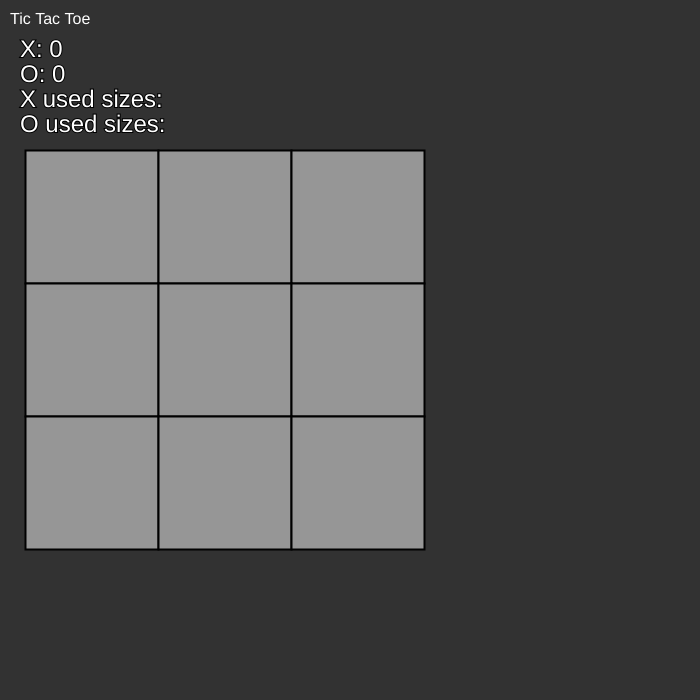
Frame 1 (no input)
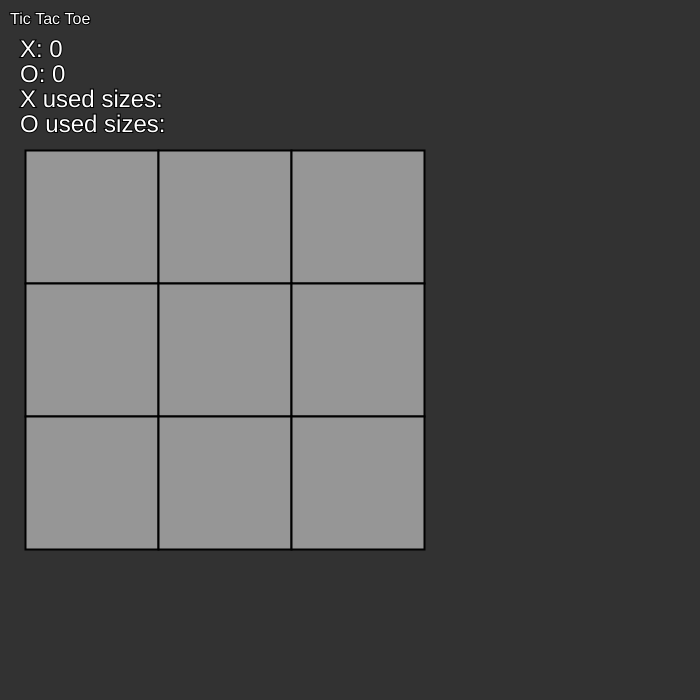
Frame 60 (no input)
Frame 120 (the mouse pressed at the canvas centre since frame 60): identical to frame 60, image omitted

The p5.js sketch that drew these frames (run headless with seeded random() and noise() and a simulated clock; from frame 60 on, the mouse is pressed at the canvas centre):

// p5.js sketch
// ── sketch.js
let gameState = {
  turn: 'X',
  board: [
    ['', '', ''],
    ['', '', ''],
    ['', '', '']
  ],
  sizes: [1, 2, 3, 4, 5, 6, 7],
  usedSizesX: [],
  usedSizesO: [],
  scores: { X: 0, O: 0 }
};

let gameOver = false;
let xUsedSizes = [];
let oUsedSizes = [];

window.setup = function setup() {
  createCanvas(700, 700);
}

window.draw = function draw() {
  background(50);
  fill(255);
  textSize(16);
  textAlign(LEFT, CENTER);
  text('Tic Tac Toe', 10, 20);

  // grid
  stroke(0);
  strokeWeight(2);
  let gridSize = 133;
  let gridOffsetX = (450 - gridSize * 3) / 2;
  let gridOffsetY = (700 - gridSize * 3) / 2;
  for (let i = 0; i < 3; i++) {
    for (let j = 0; j < 3; j++) {
      let x = gridOffsetX + j * gridSize;
      let y = gridOffsetY + i * gridSize;
      fill(150);
      rect(x, y, gridSize, gridSize);

      // X & O gamestate
      textSize(100)
      textAlign(CENTER, CENTER)
      if (gameState.board[i][j] !== '') {
        let size = gameState.board[i][j].size;
        let symbol = gameState.board[i][j].symbol;
        fill(symbol === 'X' ? 255 : 0, symbol === 'X' ? 0 : 255, 0);
        textSize(size * 20);
        textAlign(CENTER, CENTER);
        text(symbol, x + gridSize / 2, y + gridSize / 2);
      }
    }
  }

  // UI
  textSize(24);
  textAlign(LEFT, CENTER);
  fill(255);
  text(`X: ${gameState.scores.X}`, 20, 50);
  text(`O: ${gameState.scores.O}`, 20, 75);
  let usedSizesX = gameState.board.flat().filter(cell => cell !== '' && cell.symbol === 'X').map(cell => cell.size);
  let usedSizesO = gameState.board.flat().filter(cell => cell !== '' && cell.symbol === 'O').map(cell => cell.size);
  usedSizesX.forEach(size => {
    if (!xUsedSizes.includes(size)) {
      xUsedSizes.push(size);
    }
  });
  usedSizesO.forEach(size => {
    if (!oUsedSizes.includes(size)) {
      oUsedSizes.push(size);
    }
  });

  text(`X used sizes: ${xUsedSizes.join(', ')}`, 20, 100);
  text(`O used sizes: ${oUsedSizes.join(', ')}`, 20, 125);

  if (gameOver) {
    textSize(32);
    textAlign(CENTER, CENTER);
    fill(255);
    text('Press space to play again', width / 2, height / 2);
  }
}

window.mouseClicked = function mouseClicked() {
  let gridSize = 133;
  let gridOffsetX = (450 - gridSize * 3) / 2;
  let gridOffsetY = (700 - gridSize * 3) / 2;
  let x = mouseX - gridOffsetX;
  let y = mouseY - gridOffsetY;
  let cellX = Math.floor(x / gridSize);
  let cellY = Math.floor(y / gridSize);

  // occupation check
  if (gameState.board[cellY][cellX] !== '') {
    if (gameState.board[cellY][cellX] !== '') {
      // size check
      let existingSize = gameState.board[cellY][cellX].size;
      let availableSizes = gameState.sizes.filter(size => size > existingSize && !(gameState.turn === 'X' ? gameState.usedSizesO : gameState.usedSizesX).includes(size) && !(gameState.turn === 'X' ? gameState.usedSizesX : gameState.usedSizesO).includes(size));
      // size choosing
      if (availableSizes.length > 0) {
        let newSize = prompt(`Choose a size greater than ${existingSize} (available: ${availableSizes.join(', ')}):`);
        //  size validation & gamestate update
        if (availableSizes.includes(parseInt(newSize)) && !(gameState.turn === 'X' ? gameState.usedSizesX : gameState.usedSizesO).includes(newSize)) {
          if (gameState.turn === 'X') {
            gameState.usedSizesX.push(newSize);
          } else {
            gameState.usedSizesO.push(newSize);
          }
          gameState.board[cellY][cellX] = { symbol: gameState.turn, size: newSize };
          gameState.turn = gameState.turn === 'X' ? 'O' : 'X'

          // win/lose/draw messages & alerts
          if (checkForWin()) {
            alert(`Player ${gameState.turn === 'X' ? 'O' : 'X'} wins!`);
            resetGame();
          }

          if (checkForDraw()) {
            alert('It\'s a draw!');
            resetGame();
          }
        } else {
          alert("Invalid size or size already used!");
        }
      } else {
        alert("No available sizes to override!");
      }
    } else {
      alert("No available sizes to override!");
    }
  } else {
    // size
    let size = prompt("Choose a size (1-7):");
    if (size > 0 && size <= 7) {
      if (gameState.turn === 'X' && !gameState.usedSizesX.includes(size)) {
        gameState.usedSizesX.push(size);
        console.log('checkX');
      } else if (gameState.turn === 'O' && !gameState.usedSizesO.includes(size)) {
        gameState.usedSizesO.push(size);
        console.log('checkO')
      } else {
        return alert('Size is already used');
      };
      // gamestate update
      gameState.board[cellY][cellX] = { symbol: gameState.turn, size: size };
      gameState.turn = gameState.turn === 'X' ? 'O' : 'X';

      // check for win
      if (checkForWin()) {
        gameState.scores[gameState.turn === 'X' ? 'O' : 'X']++;
        alert(`Player ${gameState.turn === 'X' ? 'O' : 'X'} wins!`);
        gameOver = true;
        return true;
      }

      // check for draw
      if (checkForDraw()) {
        alert('It\'s a draw!');
        gameOver = true;
        return true;
      }
    } else {
      alert("Invalid size!");
    }
  }
  if (gameOver) return;
}

// keypressed
window.keyPressed = function keyPressed() {
  if (key === ' ') {
    if (gameOver) {
      resetGame();
      gameOver = false;
    }
  }
}

// check for win
function checkForWin() {
  for (let i = 0; i < 3; i++) {
    if (gameState.board[i][0] !== '' && gameState.board[i][0].symbol === gameState.board[i][1].symbol && gameState.board[i][1].symbol === gameState.board[i][2].symbol) {
      return true;
    }
  }

  for (let i = 0; i < 3; i++) {
    if (gameState.board[0][i] !== '' && gameState.board[0][i].symbol === gameState.board[1][i].symbol && gameState.board[1][i].symbol === gameState.board[2][i].symbol) {
      return true;
    }
  }

  if (gameState.board[0][0] !== '' && gameState.board[0][0].symbol === gameState.board[1][1].symbol && gameState.board[1][1].symbol === gameState.board[2][2].symbol) {
    return true;
  }
  if (gameState.board[0][2] !== '' && gameState.board[0][2].symbol === gameState.board[1][1].symbol && gameState.board[1][1].symbol === gameState.board[2][0].symbol) {
    return true;
  }

  return false;
}

// check for draw
function checkForDraw() {
  for (let i = 0; i < 3; i++) {
    for (let j = 0; j < 3; j++) {
      if (gameState.board[i][j] === '') {
        return false;
      }
    }
  }
  return true;
}

// reset game
function resetGame() {
  gameState = {
    turn: 'X',
    board: [
      ['', '', ''],
      ['', '', ''],
      ['', '', '']
    ],
    sizes: [1, 2, 3, 4, 5, 6, 7],
    usedSizesX: [],
    usedSizesO: [],
    scores: { X: gameState.scores.X, O: gameState.scores.O }
  };
  xUsedSizes = [];
  oUsedSizes = [];
}
